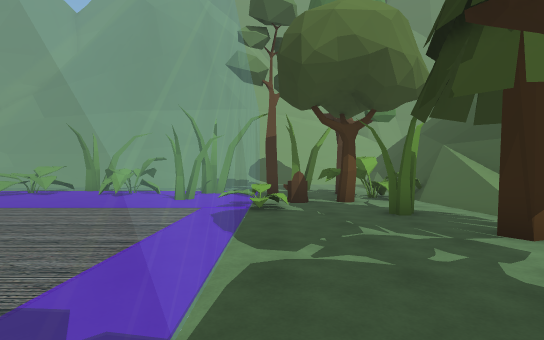
[1] (above)

24 first-person views from a walk through a Unity game level. The camera is 1.5 m above the floor, looks level and sees 85° across. The floor is counted in squares, 1.8 m on a side. Each view is taken from the middle of a square. On the plan, view 1 faces up. The plan holds only what a view shows up to about 11 squares ahead; the rest is blank. The place goes on beyond the plan. The player is left out.

[2]
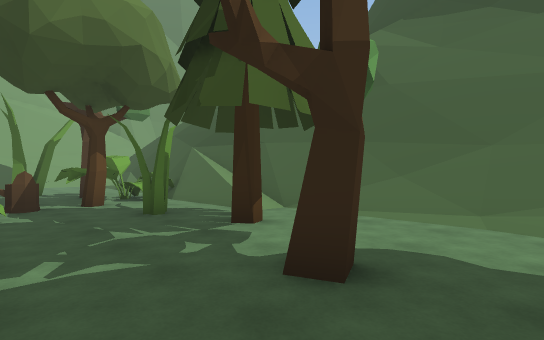

[3]
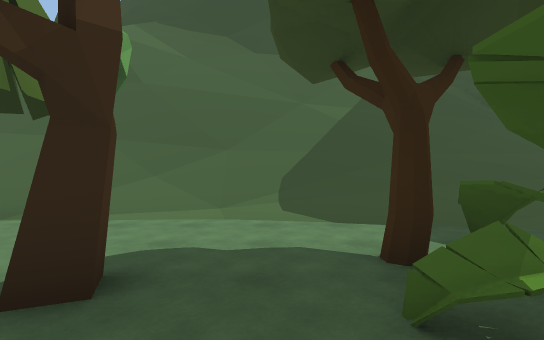

[4]
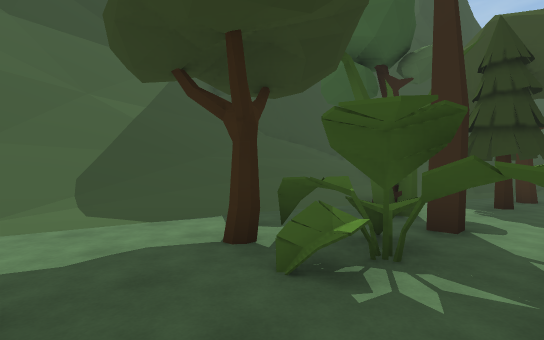

[5]
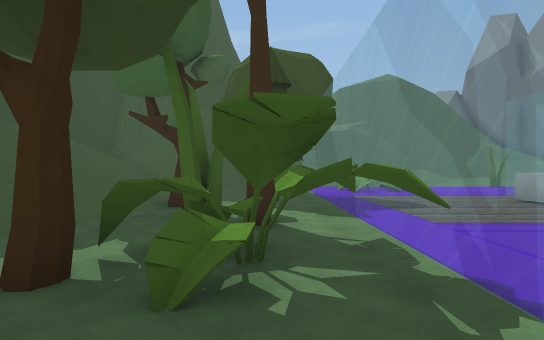

[6]
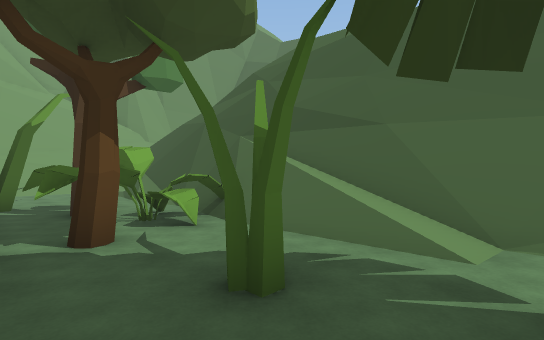

[7]
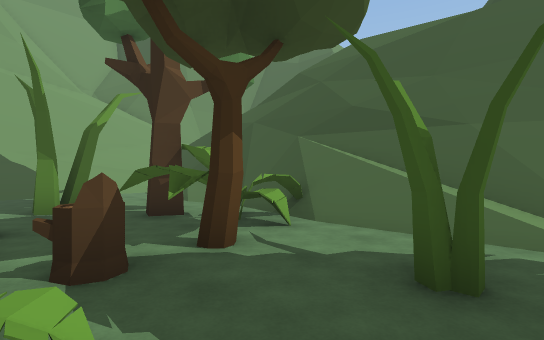

[8]
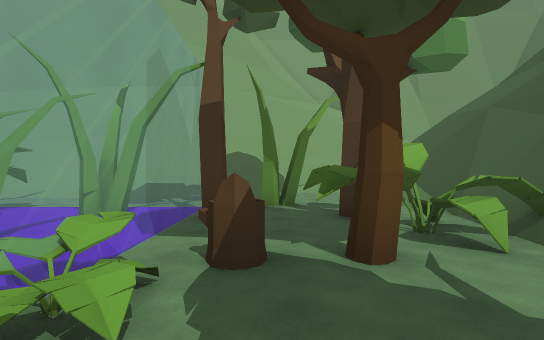

[9]
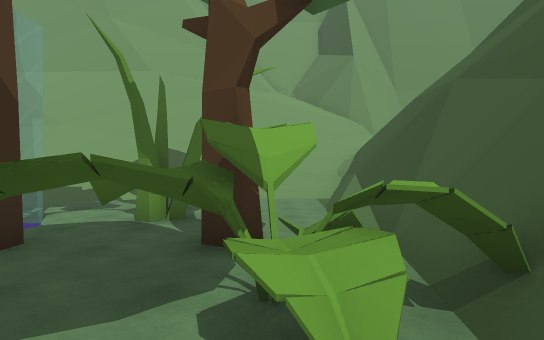

[10]
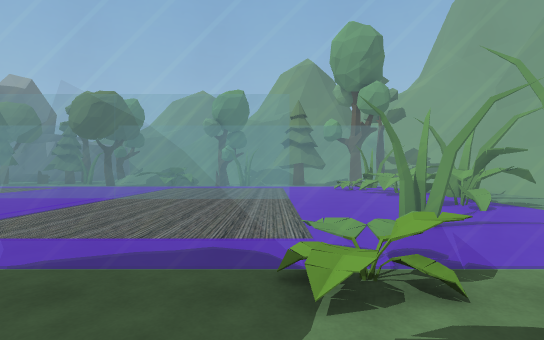

[11]
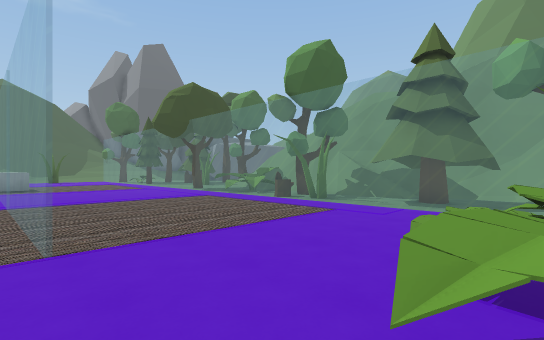

[12]
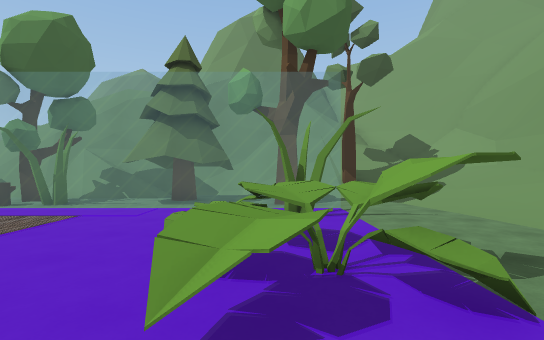

[13]
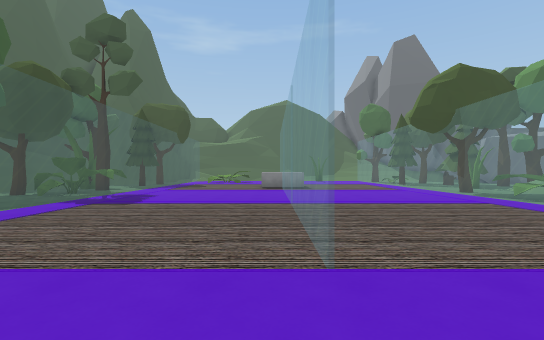

[14]
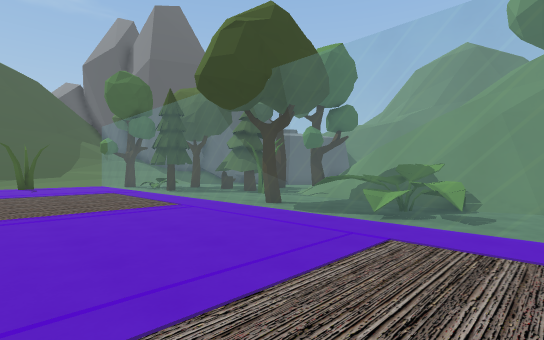

[15]
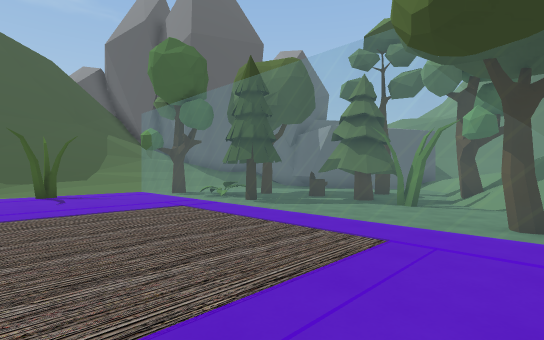

[16]
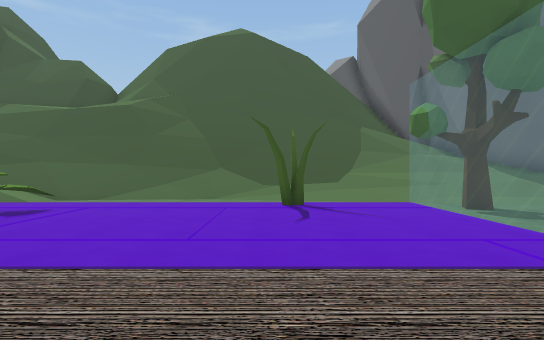

[17]
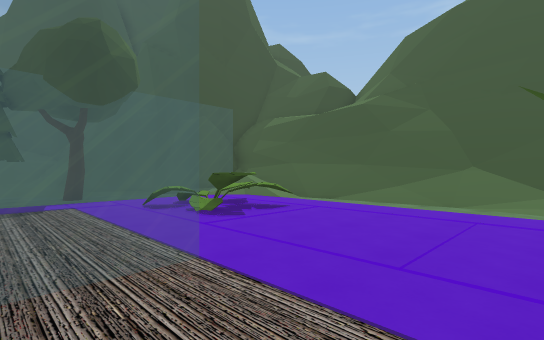

[18]
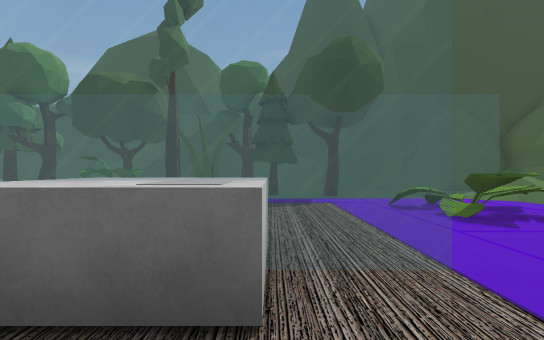

[19]
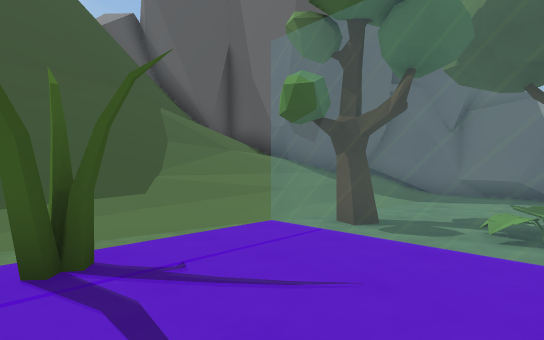

[20]
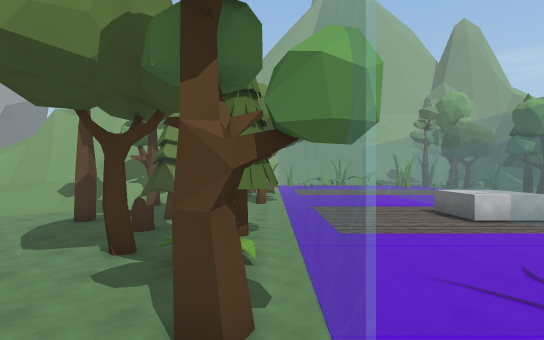

[21]
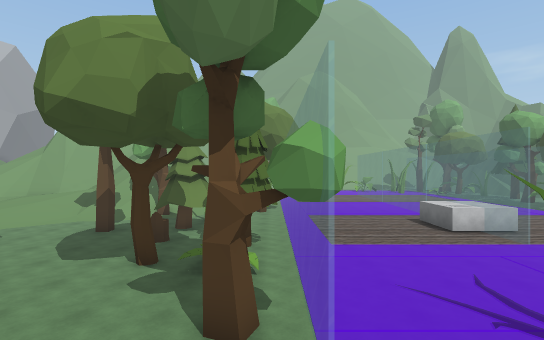

[22]
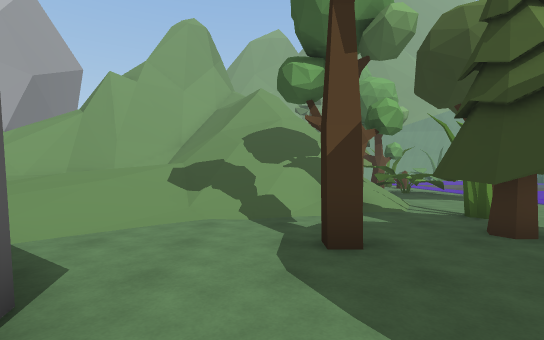

[23]
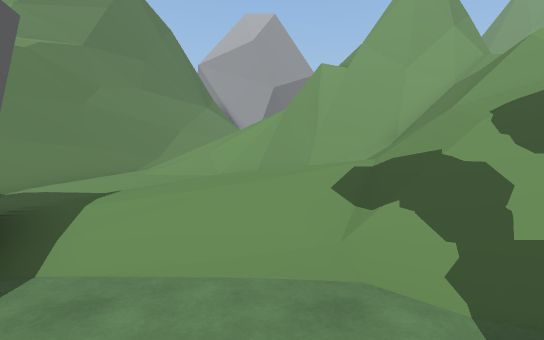

[24]
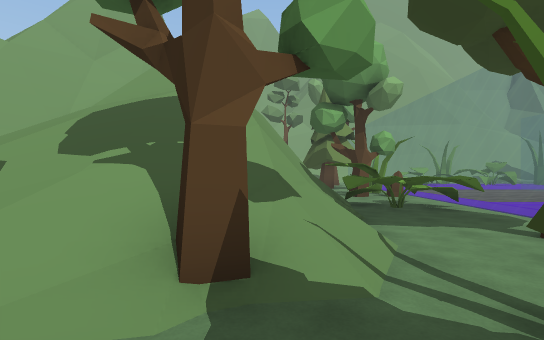

### Floor plan
Key: @ floor where view 1 was taken; # wall or solid block; . main floor; : floor 0.5 m higher than the main floor; + floor 0.75 m higher than the main floor; * floor 1.25 m higher than the main floor; % floor 1.5 m higher than the main floor; / step, stairs or slope; = window, fence, low wall or low ledge; ^ raised ledge; v drop or lower ground; T tree; S stump; O other object.
Columns run from 30 left of view 1 to 10 right of it. Each row starts with its distance up from view 1.
 18                                  #####
 17              ###^^            ^^^# //
 16              ///==/  ^^^^#####==/////
 15                ///// ////=#=///////#v
 14              ///////...../ ////////#v
 13              /T ................../#=
 12              //......O.O.O.....O...#v/
 11              /  .T.O.OO.OO..O=.....#vv
 10              / .TT  OOO..OO.O=T.T..#^v
  9           ^^=/.T.= O/....O...=..OOO#^v/
  8           v^#/...=.........OO=SSTOO/^v/
  7             ##T..=...........O=...//^v/
  6         ^/   #/..=.....=......=..O//#v/
  5        ^^/   #//.O.....=.....=....//#v//^
  4        ^=/   =/=.S.....=.....=...T./#vv/^
  3      #^^// /==#=TS.....=.....=...../##v=^
  2     ^^^^////=v# .=.....=.....=...../#^ =^
  1    #==^=/////##OO=.....=.....=..T.../^ =^
  0    =/v^//////#OOOO.....=.....=@....//^^^^
 -1    //## /////=O.OO.....=......OOOT.//=^
 -2 ^/ //=  /////=/..T.....=......OOO..///^
 -3 #/ /// *%//////..=.....=   ...O....///#
 -4 ## %/+ %////T/...=.....=  ...=.TO..///#
 -5  #/*++++//....T..=.....OO....=..O.////=
 -6  ##++++//.....TT.=.....OO....=...T////##
 -7   #/:   ....T.TT.=.....OO....=.T..:///#
 -8          #....S..=.....=.....=.../////
 -9          ##.....T=...........=.T.##=/#
-10           #...T.O=.........O/=..=## ##
-11           #......=........OO/=..##
-12           #......T........OOO=.##
-13           #......T..OO......./:##
-14           #////////.........://#
-15           ###////////////////###
-16             ###////////=^^^####
-17               #//////=^^^
-18               #////=^^^
-19               ###^^^
-20                 #

Where each view was taken, in squares from view 1:
view 1: 0 up, 0 right, facing up
view 2: 0 up, 0 right, facing up-right
view 3: 0 up, 0 right, facing right
view 4: 1 up, 0 right, facing down-right
view 5: 1 up, 1 right, facing down
view 6: 4 up, 1 right, facing up-right
view 7: 5 up, 0 right, facing up-right
view 8: 5 up, 1 right, facing up
view 9: 7 up, 3 right, facing up
view 10: 6 up, 2 right, facing left
view 11: 10 up, 6 left, facing down-left
view 12: 10 up, 6 left, facing left
view 13: 9 up, 6 left, facing down
view 14: 3 up, 8 left, facing down-left
view 15: 2 down, 8 left, facing down-left
view 16: 6 down, 9 left, facing down
view 17: 7 down, 9 left, facing down-right
view 18: 7 down, 9 left, facing right
view 19: 10 down, 9 left, facing down-left
view 20: 15 down, 13 left, facing up
view 21: 16 down, 13 left, facing up
view 22: 10 down, 19 left, facing up
view 23: 7 down, 19 left, facing up-left
view 24: 6 down, 17 left, facing up
